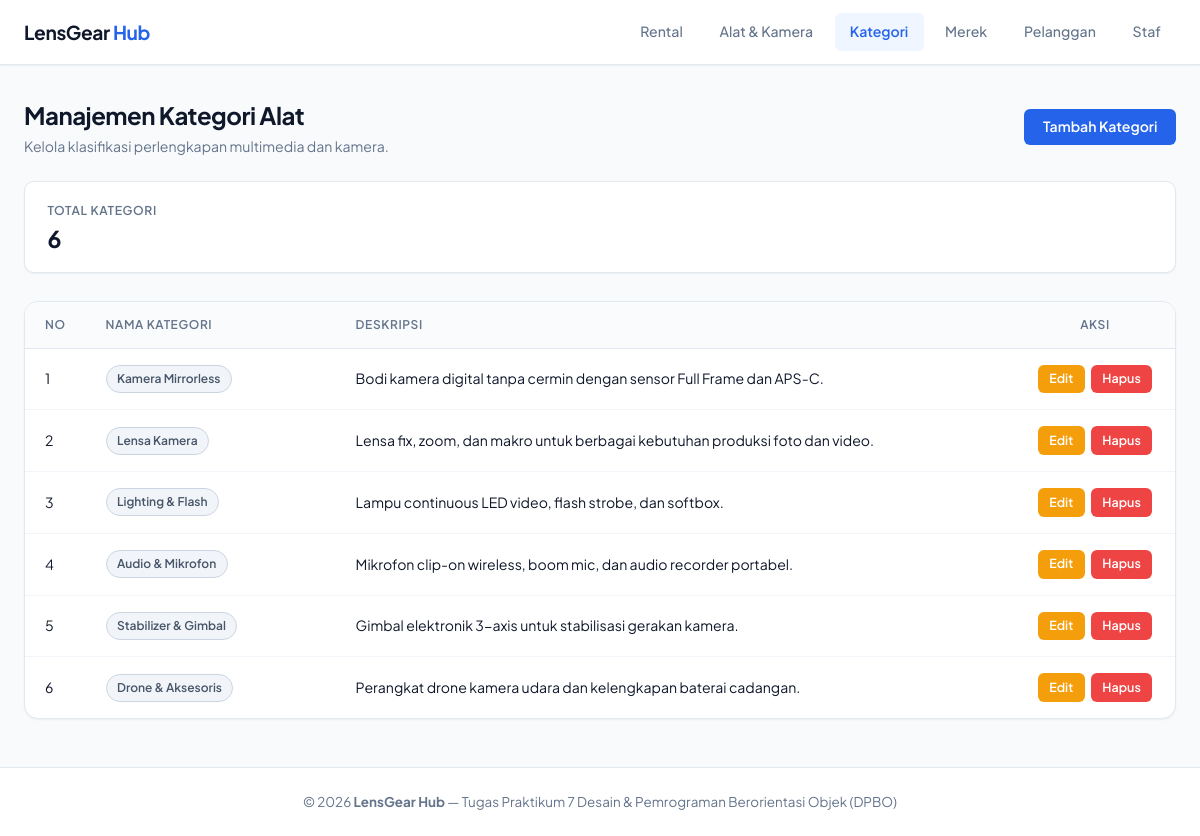
The app's page /index.php?page=categories with its own data.
### tables this page shows
CREATE TABLE `categories` (
    `id` INT AUTO_INCREMENT PRIMARY KEY,
    `name` VARCHAR(100) NOT NULL,
    `description` TEXT NULL,
    `created_at` TIMESTAMP DEFAULT CURRENT_TIMESTAMP
);

### index.php (called while the page is built, shortened)
<?php
require_once 'config/db.php';
require_once 'class/Category.php';
$categoryModel  = new Category();
$allowedPages = ['rentals', 'equipments', 'categories', 'brands', 'customers', 'staff'];
$page = isset($_GET['page']) && in_array($_GET['page'], $allowedPages) ? $_GET['page'] : 'rentals';
switch ($page) {
    case 'categories':
        $categoriesList = $categoryModel->getAllCategories();
        break;
}
include 'view/header.php';
include "view/{$page}.php";
include 'view/footer.php';
?>

### config/db.php (called while the page is built, shortened)
<?php
class Database {
    private $host = "localhost";
    private $username = "root";
    private $password = "";
    private $dbname = "db_rental";
    public function __construct() {
        try {
            $this->conn = new PDO("mysql:host=$this->host;dbname=$this->dbname;charset=utf8mb4", $this->username, $this->password);
        } catch (PDOException $e) {
            die("Connection failed: " . $e->getMessage());
        }
    }
}
?>

### class/Category.php (called while the page is built, shortened)
<?php
require_once 'config/db.php';
class Category {
    private $db;
    public function __construct() {
        $this->db = (new Database())->conn;
    }
    public function getAllCategories() {
        $stmt = $this->db->prepare("SELECT * FROM categories ORDER BY id ASC");
        $stmt->execute();
        return $stmt->fetchAll(PDO::FETCH_ASSOC);
    }
}
?>

### view/categories.php (the view, shortened to what this page needs)
<div class="page-header">
    <div class="page-title">
        <h1>Manajemen Kategori Alat</h1>
        <p>Kelola klasifikasi perlengkapan multimedia dan kamera.</p>
    </div>
    <div>
        <button class="btn btn-primary" onclick="openModal('modalAddCategory')">
            Tambah Kategori
        </button>
    </div>
</div>
<div class="stats-grid">
    <div class="stat-card">
        <div class="stat-info">
            <div class="stat-label">Total Kategori</div>
            <div class="stat-value"><?= count($categoriesList) ?></div>
        </div>
    </div>
</div>
<div class="card">
    <div class="card-body">
        <div class="table-responsive">
            <table class="data-table">
                <thead>
                    <tr>
                        <th style="width: 60px;">No</th>
                        <th style="width: 250px;">Nama Kategori</th>
                        <th>Deskripsi</th>
                        <th style="width: 160px; text-align: center;">Aksi</th>
                    </tr>
                </thead>
                <tbody>
                    <?php if (empty($categoriesList)): ?>
                        <tr>
                            <td colspan="4" class="table-empty">
                                <strong>Belum ada data kategori</strong>
                                <p>Klik tombol "Tambah Kategori" di atas untuk menambahkan kategori baru.</p>
                            </td>
                        </tr>
                    <?php else: ?>
                        <?php $no = 1; foreach ($categoriesList as $cat): ?>
                            <tr>
                                <td><?= $no++ ?></td>
                                <td><span class="badge badge-tag"><?= htmlspecialchars($cat['name']) ?></span></td>
                                <td><?= htmlspecialchars($cat['description'] ?: '-') ?></td>
                                <td style="text-align: center;">
                                    <div class="action-buttons" style="justify-content: center;">
                                        <a href="index.php?page=categories&edit_id=<?= $cat['id'] ?>" class="btn btn-warning btn-sm">
                                            Edit
                                        </a>
                                        <button onclick="confirmDelete('Hapus kategori <?= addslashes($cat['name']) ?>?', 'index.php?page=categories&action=delete_category&id=<?= $cat['id'] ?>')" class="btn btn-danger btn-sm">
                                            Hapus
                                        </button>
                                    </div>
                                </td>
                            </tr>
                        <?php endforeach; ?>
                    <?php endif; ?>
                </tbody>
            </table>
        </div>
    </div>
</div>

### style.css (style rules this page uses)
:root { --font-family: 'Plus Jakarta Sans', -apple-system, BlinkMacSystemFont, 'Segoe UI', Roboto, Helvetica, Arial, sans-serif; --color-bg: #f8fafc; --color-surface: #ffffff; --color-border: #e2e8f0; --color-border-light: #f1f5f9; --color-text-main: #0f172a; --color-text-muted: #64748b; --color-text-light: #94a3b8; --color-primary: #2563eb; --color-primary-hover: #1d4ed8; --color-primary-subtle: #eff6ff; --color-success: #10b981; --color-success-subtle: #ecfdf5; --color-success-text: #065f46; --color-warning: #f59e0b; --color-warning-subtle: #fffbeb; --color-warning-text: #92400e; --color-danger: #ef4444; --color-danger-subtle: #fef2f2; --color-danger-text: #991b1b; --radius-sm: 6px; --radius-md: 10px; --radius-lg: 14px; --shadow-sm: 0 1px 2px 0 rgba(0, 0, 0, 0.05); --shadow-md: 0 4px 6px -1px rgba(0, 0, 0, 0.07), 0 2px 4px -2px rgba(0, 0, 0, 0.05); --shadow-lg: 0 10px 15px -3px rgba(0, 0, 0, 0.08), 0 4px 6px -4px rgba(0, 0, 0, 0.04); }
* { box-sizing: border-box; margin: 0; padding: 0; }
body { font-family: var(--font-family); background-color: var(--color-bg); color: var(--color-text-main); line-height: 1.5; -webkit-font-smoothing: antialiased; min-height: 100vh; display: flex; flex-direction: column; }
.page-header { display: flex; align-items: center; justify-content: space-between; margin-bottom: 1.5rem; flex-wrap: wrap; gap: 1rem; }
.page-title h1 { font-size: 1.5rem; font-weight: 700; color: var(--color-text-main); letter-spacing: -0.02em; }
.page-title p { color: var(--color-text-muted); font-size: 0.88rem; margin-top: 0.2rem; }
.stats-grid { display: grid; grid-template-columns: repeat(auto-fit, minmax(200px, 1fr)); gap: 1rem; margin-bottom: 1.75rem; }
.stat-card { background: var(--color-surface); border: 1px solid var(--color-border); border-radius: var(--radius-md); padding: 1.2rem 1.4rem; box-shadow: var(--shadow-sm); display: flex; flex-direction: column; justify-content: center; }
.stat-label { font-size: 0.76rem; color: var(--color-text-muted); text-transform: uppercase; font-weight: 600; letter-spacing: 0.05em; margin-bottom: 0.35rem; }
.stat-value { font-size: 1.45rem; font-weight: 700; color: var(--color-text-main); line-height: 1.2; }
.card { background-color: var(--color-surface); border: 1px solid var(--color-border); border-radius: var(--radius-lg); box-shadow: var(--shadow-sm); overflow: hidden; }
.card-body { padding: 0; }
.table-responsive { width: 100%; overflow-x: auto; }
.data-table { width: 100%; border-collapse: collapse; text-align: left; font-size: 0.88rem; }
.data-table th { background-color: #fafbfc; color: var(--color-text-muted); font-size: 0.75rem; font-weight: 600; text-transform: uppercase; letter-spacing: 0.05em; padding: 0.85rem 1.25rem; border-bottom: 1px solid var(--color-border); white-space: nowrap; }
.data-table td { padding: 1rem 1.25rem; border-bottom: 1px solid var(--color-border-light); color: var(--color-text-main); vertical-align: middle; }
.data-table tbody tr:last-child td { border-bottom: none; }
.badge { display: inline-block; font-size: 0.75rem; font-weight: 600; padding: 0.25rem 0.65rem; border-radius: 9999px; border: 1px solid transparent; white-space: nowrap; text-align: center; }
.badge-tag { background-color: #f1f5f9; color: #475569; border-color: #cbd5e1; }
.btn { display: inline-block; text-align: center; padding: 0.52rem 1.1rem; font-size: 0.88rem; font-weight: 600; border-radius: var(--radius-sm); border: 1px solid transparent; cursor: pointer; text-decoration: none; transition: all 0.15s ease; font-family: inherit; line-height: 1.25; }
.btn-sm { padding: 0.35rem 0.75rem; font-size: 0.78rem; border-radius: var(--radius-sm); }
.btn-primary { background-color: var(--color-primary); color: #ffffff; }
.btn-warning { background-color: #f59e0b; color: #ffffff; }
.btn-danger { background-color: var(--color-danger); color: #ffffff; }
.btn-sm { padding: 0.35rem 0.65rem; font-size: 0.78rem; border-radius: var(--radius-sm); }
.action-buttons { display: flex; align-items: center; gap: 0.4rem; }

### records on screen
categories: name "Kamera Mirrorless", description "Bodi kamera digital tanpa cermin dengan sensor Full Frame dan APS-C."
categories: name "Lensa Kamera", description "Lensa fix, zoom, dan makro untuk berbagai kebutuhan produksi foto dan video."
categories: name "Lighting & Flash", description "Lampu continuous LED video, flash strobe, dan softbox."
categories: name "Audio & Mikrofon", description "Mikrofon clip-on wireless, boom mic, dan audio recorder portabel."
categories: name "Stabilizer & Gimbal", description "Gimbal elektronik 3-axis untuk stabilisasi gerakan kamera."
categories: name "Drone & Aksesoris", description "Perangkat drone kamera udara dan kelengkapan baterai cadangan."

### other values on screen
count($categoriesList) "6"
